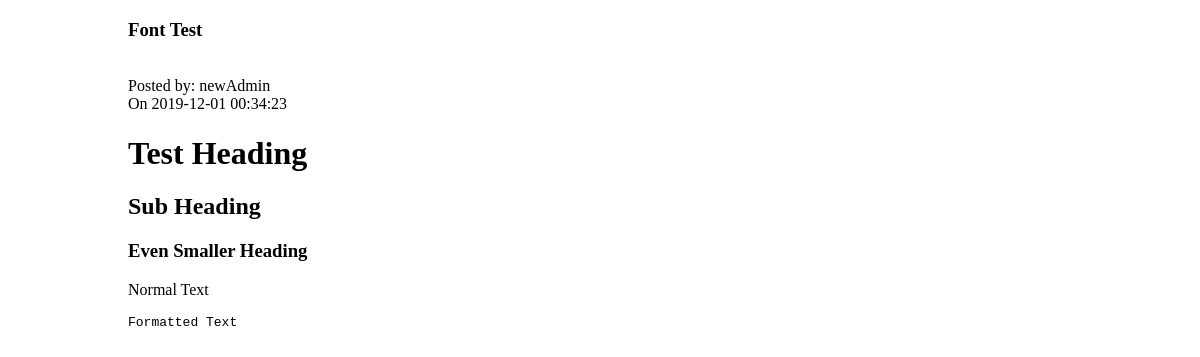
The page /article.php?id=11 on the database its author committed.
### tables this page shows
CREATE TABLE IF NOT EXISTS `articles` (
  `poster` varchar(100) NOT NULL,
  `created` datetime NOT NULL,
  `title` varchar(255) NOT NULL,
  `content` mediumtext NOT NULL,
  `post_id` int(11) NOT NULL AUTO_INCREMENT,
  PRIMARY KEY (`post_id`)
);

### article.php (the view, shortened to what this page needs)
<?php
include("header.php");
include("db_connect.php");
if($_SERVER["REQUEST_METHOD"] == "GET"){
    $sql = "SELECT * FROM articles WHERE post_id = " . $_GET["id"];
    $result = $conn->query($sql);
    while ($row = $result->fetch_assoc()) {
        echo "<h3>" . $row["title"] . "</a></h3><br>Posted by: " . $row["poster"] . "<br>On " . $row["created"] . "<br>";
        echo $row["content"];
    }
}
?>

### css/style.css (style rules this page uses)
html { width:80%; margin:auto; }
body { width:100%; background-color: #fff }

### rows shown on the page
articles: title "Font Test", poster "newAdmin", created "2019-12-01 00:34:23", content "Test Heading Sub Heading Even Smaller Heading Normal Text Formatted Text"
